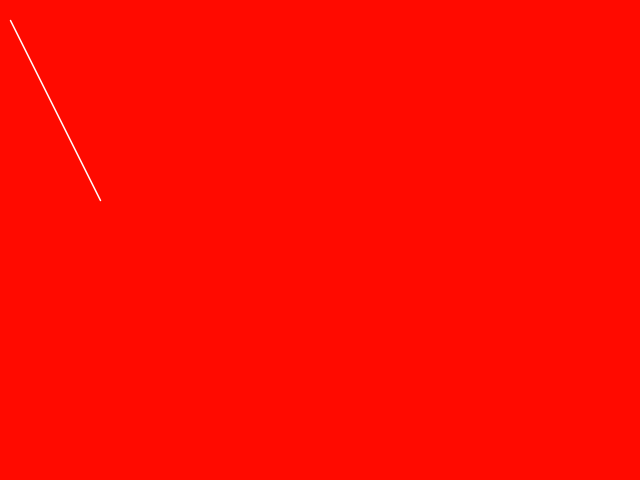
Frame 1 (no input)
Frame 60 (the mouse pressed at the canvas centre just before this capture): identical to frame 1, image omitted
Frame 120 (the mouse held since frame 60 and released just before this capture): identical to frame 1, image omitted

The Processing sketch that drew this single still picture (run headless with seeded random() and noise(); from frame 60 on, the mouse is pressed at the canvas centre):

// Processing sketch: Intro
// ── Intro.pde
void setup()
{
  size(640, 480);
}

void draw()
{
  background(255, 10, 0);
  stroke(255, 255, 255);
  strokeWeight(1.5);
  line(10, 20, 100, 200);
}
